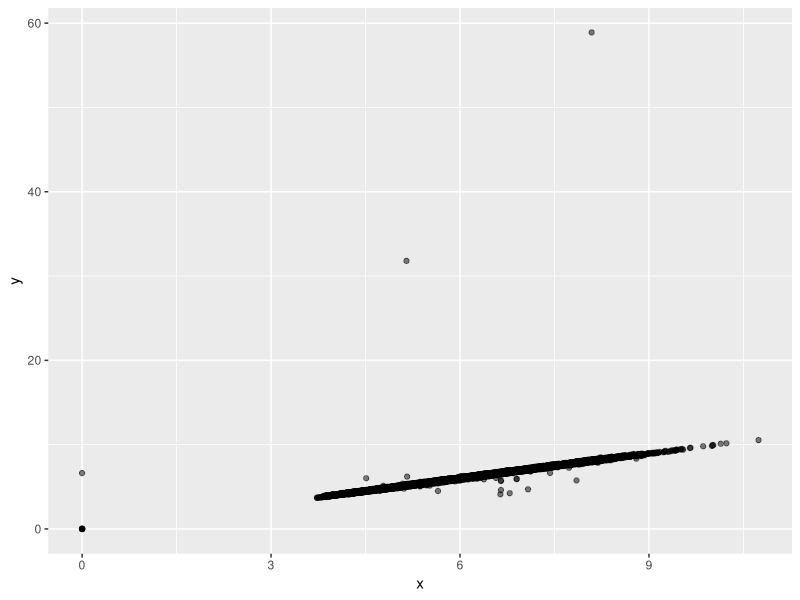
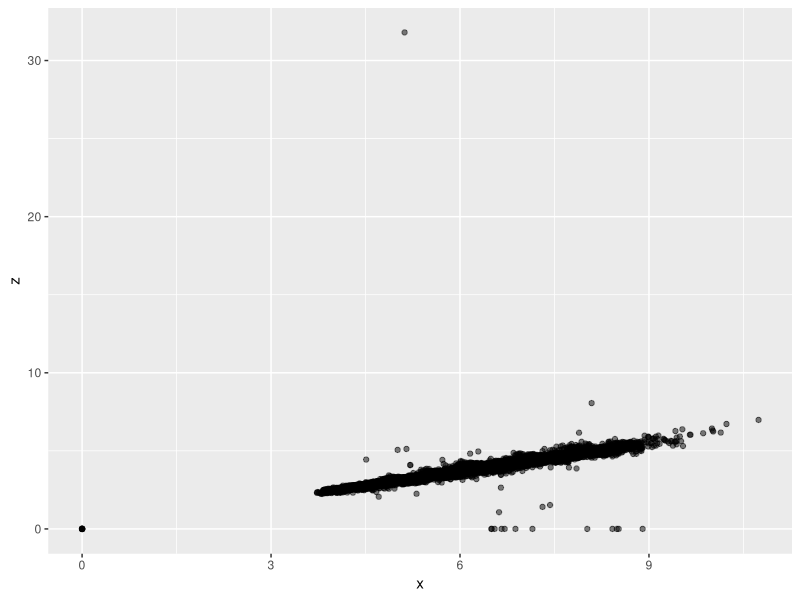
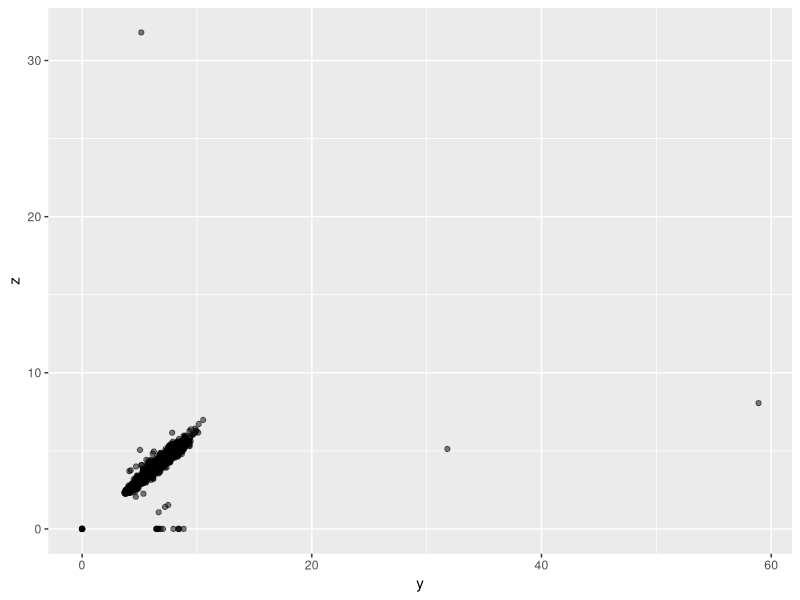
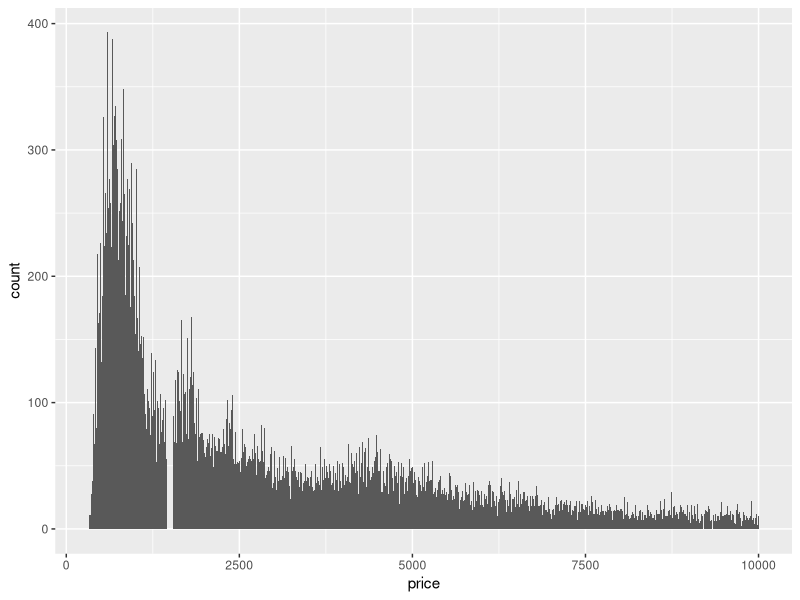
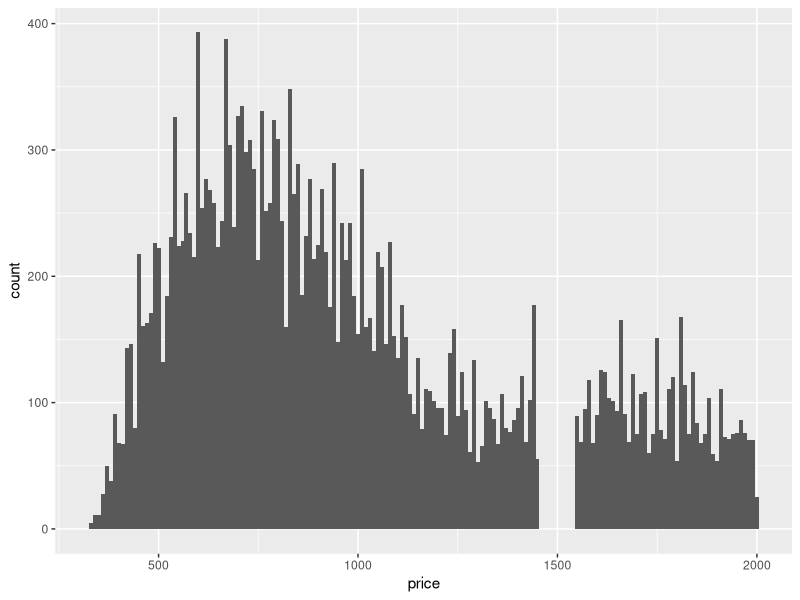
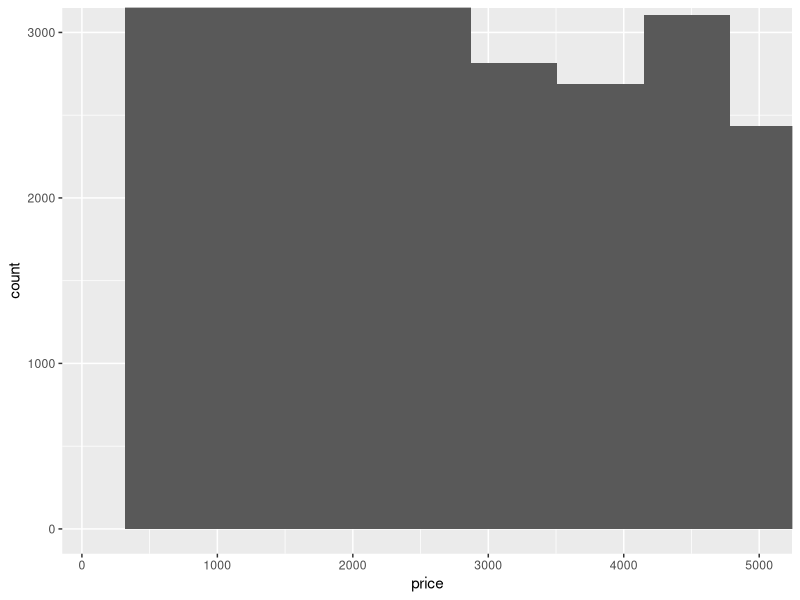
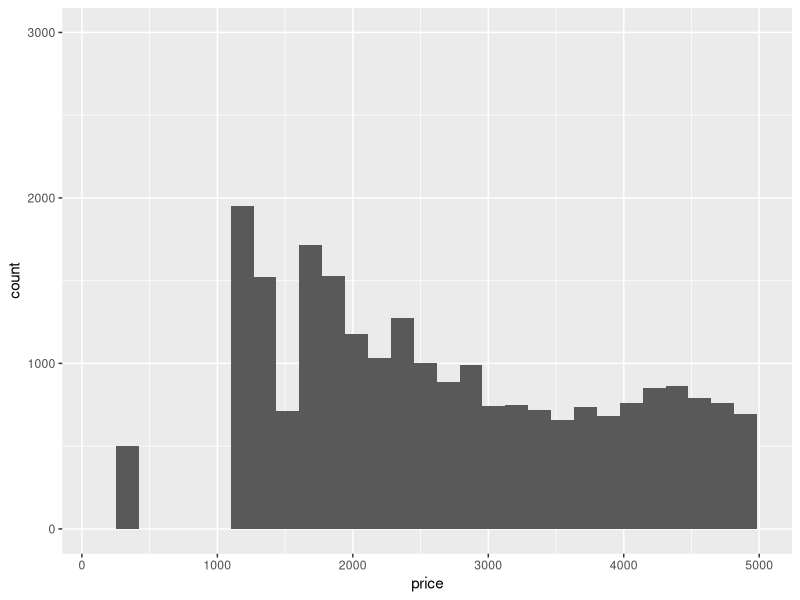

Source code (R) for these figures, in order:
## ---- chunk 1
knitr::opts_chunk$set(message=FALSE,warning=FALSE, cache=TRUE)
library(kableExtra)
options(knitr.table.format = "latex")
## ---- chunk 2
library(tidyverse)
summary(select(diamonds, x, y, z))
## ---- chunk 3
diamonds %>% arrange(desc(x)) %>% top_n(5)
diamonds %>% arrange(desc(y)) %>% top_n(5)
diamonds %>% arrange(desc(z)) %>% top_n(5)
## ---- chunk 4
ggplot(diamonds, aes(x = x, y = y)) +
  geom_point(alpha = 0.5)
ggplot(diamonds, aes(x = x, y = z)) +
  geom_point(alpha = 0.5)
ggplot(diamonds, aes(x = y, y = z)) +
  geom_point(alpha = 0.5)
## ---- chunk 5
ggplot(filter(diamonds, price < 10000), aes(x = price)) +
  geom_histogram(binwidth = 10, center = 0)
## ---- chunk 6
ggplot(filter(diamonds, price < 2000), aes(x =price)) +
  geom_histogram(binwidth = 10, center = 0)
## ---- chunk 7
diamonds %>%
  filter(carat >= 0.99, carat <= 1) %>%
  count(carat)
## ---- chunk 8
ggplot(diamonds) +
  geom_histogram(mapping = aes(x = price)) +
  coord_cartesian(xlim = c(100, 5000), ylim = c(0, 3000))

ggplot(diamonds) +
  geom_histogram(mapping = aes(x = price)) +
  xlim(100, 5000) +
  ylim(0, 3000)
